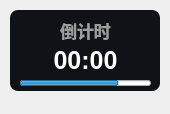
<?xml version="1.0" encoding="UTF-8"?>
<ui version="4.0">
 <class>Theme</class>
 <widget class="QWidget" name="Form">
  <property name="geometry">
   <rect>
    <x>0</x>
    <y>0</y>
    <width>170</width>
    <height>114</height>
   </rect>
  </property>
  <property name="minimumSize">
   <size>
    <width>0</width>
    <height>0</height>
   </size>
  </property>
  <property name="maximumSize">
   <size>
    <width>16777215</width>
    <height>65536</height>
   </size>
  </property>
  <property name="windowTitle">
   <string>活动倒计时</string>
  </property>
  <widget class="ProgressBar" name="progressBar">
   <property name="geometry">
    <rect>
     <x>20</x>
     <y>80</y>
     <width>131</width>
     <height>6</height>
    </rect>
   </property>
   <property name="minimumSize">
    <size>
     <width>0</width>
     <height>5</height>
    </size>
   </property>
   <property name="maximumSize">
    <size>
     <width>16777215</width>
     <height>6</height>
    </size>
   </property>
   <property name="styleSheet">
    <string notr="true"/>
   </property>
   <property name="value">
    <number>75</number>
   </property>
   <property name="textVisible">
    <bool>false</bool>
   </property>
   <property name="orientation">
    <enum>Qt::Horizontal</enum>
   </property>
   <property name="textDirection">
    <enum>QProgressBar::BottomToTop</enum>
   </property>
   <property name="useAni">
    <bool>true</bool>
   </property>
   <property name="val">
    <double>75.000000000000000</double>
   </property>
  </widget>
  <widget class="QLabel" name="activity_countdown_title">
   <property name="geometry">
    <rect>
     <x>10</x>
     <y>10</y>
     <width>151</width>
     <height>41</height>
    </rect>
   </property>
   <property name="font">
    <font>
     <family>Microsoft YaHei UI</family>
     <pointsize>13</pointsize>
     <weight>75</weight>
     <bold>true</bold>
    </font>
   </property>
   <property name="styleSheet">
    <string notr="true">color: rgba(255, 255, 255, 150);
font-weight: bold;</string>
   </property>
   <property name="text">
    <string>倒计时</string>
   </property>
   <property name="textFormat">
    <enum>Qt::PlainText</enum>
   </property>
   <property name="alignment">
    <set>Qt::AlignCenter</set>
   </property>
  </widget>
  <widget class="QLabel" name="activity_countdown">
   <property name="geometry">
    <rect>
     <x>20</x>
     <y>30</y>
     <width>131</width>
     <height>61</height>
    </rect>
   </property>
   <property name="font">
    <font>
     <family>Microsoft YaHei UI</family>
     <pointsize>19</pointsize>
     <weight>75</weight>
     <bold>true</bold>
    </font>
   </property>
   <property name="styleSheet">
    <string notr="true">border: none;
color: rgba(255, 255, 255, 255);
font-weight: bold</string>
   </property>
   <property name="text">
    <string>00:00</string>
   </property>
   <property name="textFormat">
    <enum>Qt::PlainText</enum>
   </property>
   <property name="alignment">
    <set>Qt::AlignCenter</set>
   </property>
  </widget>
  <widget class="QLabel" name="backgnd">
   <property name="geometry">
    <rect>
     <x>10</x>
     <y>10</y>
     <width>150</width>
     <height>81</height>
    </rect>
   </property>
   <property name="styleSheet">
    <string notr="true">background-color: rgba(15, 18, 22, 255);
border-radius: 8px
</string>
   </property>
   <property name="text">
    <string/>
   </property>
  </widget>
  <zorder>backgnd</zorder>
  <zorder>progressBar</zorder>
  <zorder>activity_countdown_title</zorder>
  <zorder>activity_countdown</zorder>
 </widget>
 <customwidgets>
  <customwidget>
   <class>ProgressBar</class>
   <extends>QProgressBar</extends>
   <header>qfluentwidgets</header>
  </customwidget>
 </customwidgets>
 <resources/>
 <connections/>
</ui>
